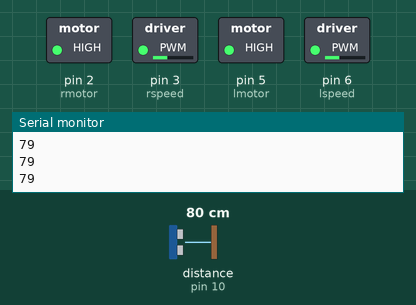
This sketch was run on a simulated Arduino Uno, built with avr-gcc and run on an emulated ATmega328P. Shown: switched loads named in the sketch (green lamp = pin HIGH), the last lines printed to the serial monitor. Wiring (inferred from the names in the program): ultrasonic range finder: trigger pin 11; echo pin 10. The inputs (shaded band) are chosen by the test bench; at power-on: distance to the obstacle (sensor on pin 10) 80 cm. The echo pulse lasts 58.3 µs per cm; pins used as bus, display or sensor lines are not drawn.

Above: at 1.2 s.
1.3 s: distance to the obstacle (sensor on pin 10) set to 17 cm
2.8 s: distance to the obstacle (sensor on pin 10) set to 14 cm
At 5.5 s:
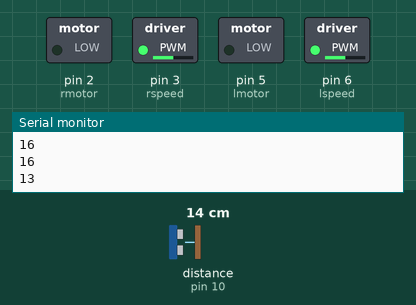
5.8 s: distance to the obstacle (sensor on pin 10) set to 18 cm
At 8.3 s:
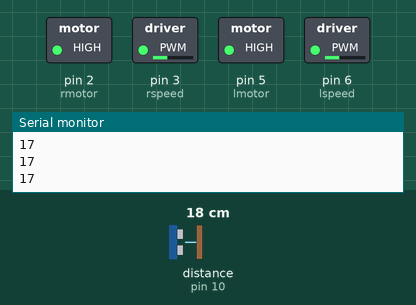
8.8 s: distance to the obstacle (sensor on pin 10) set to 2 cm
At 10.2 s:
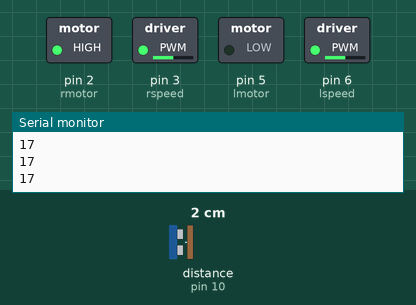
Timing chart, 0 to 12.8 s (numbered marks = the images above; inputs shaded):
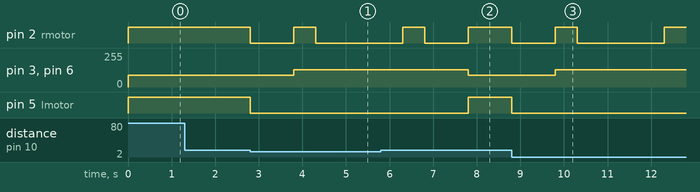

The sketch:

robot_v2_0a.ino
```cpp
//distance sensor
int trig = 11;
int echo = 10;
//motor esquerdo
int lspeed = 6;
int lmotor = 5;//in2
// motor direito
int rspeed = 3;
int rmotor = 2;//in3
int in4 = 4;
//velocidades
int stspeed = 90;
int halfspeed = 128;

void setup(){
  Serial.begin(9600);
  pinMode(lspeed, OUTPUT);
  pinMode(rspeed, OUTPUT);
  pinMode(lmotor, OUTPUT);
  pinMode(rmotor, OUTPUT);
  pinMode(trig, OUTPUT);
  pinMode(echo, INPUT);
}
void stopMotor(){
  digitalWrite(lmotor, LOW);
  digitalWrite(rmotor, LOW);
}


void loop(){
  long duration, distance;
  digitalWrite(trig, LOW);
  delayMicroseconds(2);
  digitalWrite(trig, HIGH);
  delayMicroseconds(10);
  digitalWrite(trig,LOW);
  duration = pulseIn(echo, HIGH);
  distance = (duration/2)/29.1;

  if(distance<15){
    stopMotor();
    delay(1000);
    digitalWrite(lmotor, LOW);
    digitalWrite(rmotor, HIGH);
    analogWrite(lspeed, halfspeed);
    analogWrite(rspeed, halfspeed);
    delay(500);
    stopMotor();
    delay(1000);


  }
  else{
  digitalWrite(lmotor, HIGH);
  analogWrite(lspeed, stspeed);
  digitalWrite(rmotor, HIGH);
  analogWrite(rspeed, stspeed);
  }
   Serial.println(distance);
}


/*void turnLeft(){
  digitalWrite(lmotor, LOW);
  digitalWrite(rmotor, HIGH);
  analogWrite(lspeed, halfspeed);
  analogWrite(rspeed, halfspeed);
  delay(500);


}*/
```

Measured:
- the behaviour switches between 16 and 15 cm on distance to the obstacle (sensor on pin 10) (found by bisection; images 0 and 1)
- after the input at 2.8 s, pin 2 (rmotor): HIGH → LOW at once, → HIGH 1.0 s later, → LOW 0.50 s later; pin 3 (rspeed), pin 6 (lspeed): 90/255 → 128/255 after 1.0 s; pin 5 (lmotor): HIGH → LOW at once
- after the input at 5.8 s, pin 3 (rspeed), pin 6 (lspeed): 128/255 → 90/255 after 2.0 s; pin 5 (lmotor): LOW → HIGH after 2.0 s
- after the input at 8.8 s, pin 2 (rmotor): HIGH → LOW at once, → HIGH 1.0 s later, → LOW 0.50 s later, → HIGH 2.0 s later; pin 3 (rspeed), pin 6 (lspeed): 90/255 → 128/255 after 1.0 s; pin 5 (lmotor): HIGH → LOW at once
